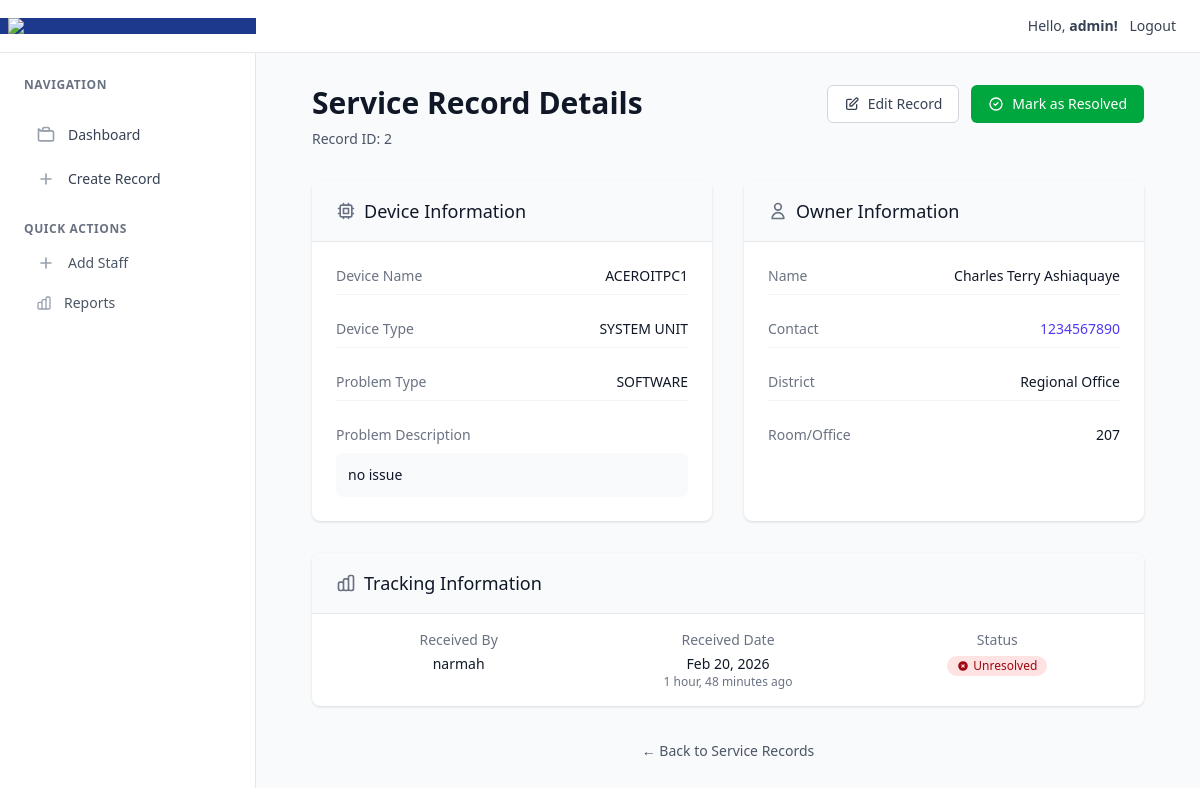
The page /records/2 (signed in) on the database its author committed.
### accounts/models.py (models this page shows)
class Staff(AbstractUser):
    phone_number = models.CharField(max_length=10, blank=False)
    other_names = models.CharField(max_length=255, blank=True)
    force_password_change = models.BooleanField(default=False, blank=True)
    def __str__(self):
        return self.username

### service_tracker/models.py (models this page shows, shortened)
class ServiceRecord(models.Model):
    class DeviceType(models.TextChoices):
        AIO = 'aio', 'AIO'
        LAPTOP = 'laptop', 'Laptop'
        SYSTEM_UNIT = 'system unit', 'System Unit'
        MONITOR = 'monitor', 'Monitor'
        OTHER = 'other', 'Other'
    class ProblemType(models.TextChoices):
        NETWORK = 'network', 'Network'
        SOFTWARE = 'software', 'Software'
        HARDWARE = 'hardware', 'Hardware'
        OTHER = 'other', 'Other'
    class District(models.TextChoices):
        ADENTA = 'adenta', 'Adenta'
        LEGON = 'legon', 'Legon'
        TESHIE = 'teshie', 'Teshie'
        MAKOL = 'makola', 'Makola'
        ROMAN_RIDGE = 'roman ridge', 'Roman Ridge'
        DODOWA = 'dodowa', 'Dodowa'
        MAMPONG = 'mampong', 'Mampong'
        KWABENYA = 'kwabenya', 'Kwabenya'
        REGIONAL_OFFICE = 'regional office', 'Regional office'
    requester_name = models.CharField(max_length=100)
    requester_contact = models.CharField(max_length=10)
    device_name = models.CharField(max_length=50)
    device_type = models.CharField(choices=DeviceType.choices, default=DeviceType.SYSTEM_UNIT, max_length=20)
    problem_type = models.CharField(choices=ProblemType.choices , default=ProblemType.SOFTWARE, max_length=10)
    problem_desc = models.TextField(blank=True, null=True)
    district = models.CharField(choices=District.choices, default=District.REGIONAL_OFFICE, max_length=20)
    room_number= models.CharField(max_length=3, blank=True, null=True)
    received_at = models.DateTimeField(auto_now_add=True)
    returned_at = models.DateTimeField(blank=True, null=True)
    received_by = models.ForeignKey(User, on_delete=models.SET_NULL, blank=True, null=True, related_name='received_jobs')
    is_resolved = models.BooleanField(default=False)
    class Meta:
        ordering = ['-received_at']

### service_tracker/views.py (the view)
# urls.py: path('records/<int:pk>', views.detail, name='detail'),
@login_required
def detail(request, pk):
    record = get_object_or_404(ServiceRecord, pk=pk)
    return render(request, 'service_tracker/detail.html', {'record': record})

### service_tracker/templates/service_tracker/detail.html (shortened to what this page needs)
{% extends 'base.html' %}
{% block content %}
<div class="max-w-4xl mx-auto px-4 sm:px-6 lg:px-8 py-8">
        <div class="mb-8">
            <div class="flex justify-between items-start">
                <div>
                    <h1 class="text-3xl font-bold text-gray-900">Service Record Details</h1>
                    <p class="mt-2 text-sm text-gray-600">Record ID: {{ record.id }}</p>
                </div>
                <div class="flex space-x-3">
                    <a href="{% url 'service_tracker:edit' record.pk %}"
                       class="inline-flex items-center px-4 py-2 border border-gray-300 text-sm font-medium rounded-md text-gray-700 bg-white hover:bg-gray-50 focus:outline-none focus:ring-2 focus:ring-offset-2 focus:ring-indigo-500 transition-colors duration-200">
                        <svg class="w-4 h-4 mr-2" fill="none" stroke="currentColor" viewBox="0 0 24 24">
                            <path stroke-linecap="round" stroke-linejoin="round" stroke-width="2" d="M11 5H6a2 2 0 00-2 2v11a2 2 0 002 2h11a2 2 0 002-2v-5m-1.414-9.414a2 2 0 112.828 2.828L11.828 15H9v-2.828l8.586-8.586z"></path>
                        </svg>
                        Edit Record
                    </a>
                    {% if not record.is_resolved %}
                    <form action="{% url 'service_tracker:mark-resolved' record.pk %}" method="post" class="inline">
                        <button type="submit"
                                class="inline-flex items-center px-4 py-2 border border-transparent text-sm font-medium rounded-md text-white bg-green-600 hover:bg-green-700 focus:outline-none focus:ring-2 focus:ring-offset-2 focus:ring-green-500 transition-colors duration-200">
                            <svg class="w-4 h-4 mr-2" fill="none" stroke="currentColor" viewBox="0 0 24 24">
                                <path stroke-linecap="round" stroke-linejoin="round" stroke-width="2" d="M9 12l2 2 4-4m6 2a9 9 0 11-18 0 9 9 0 0118 0z"></path>
                            </svg>
                            Mark as Resolved
                        </button>
                    </form>
                    {% endif %}
                </div>
            </div>
        </div>
        <div class="grid grid-cols-1 lg:grid-cols-2 gap-8">
            <div class="bg-white shadow-sm rounded-lg overflow-hidden">
                <div class="px-6 py-4 bg-gray-50 border-b border-gray-200">
                    <h2 class="text-lg font-medium text-gray-900 flex items-center">
                        <svg class="w-5 h-5 mr-2 text-gray-500" fill="none" stroke="currentColor" viewBox="0 0 24 24">
                            <path stroke-linecap="round" stroke-linejoin="round" stroke-width="2" d="M9 3v2m6-2v2M9 19v2m6-2v2M5 9H3m2 6H3m18-6h-2m2 6h-2M7 19h10a2 2 0 002-2V7a2 2 0 00-2-2H7a2 2 0 00-2 2v10a2 2 0 002 2zM9 9h6v6H9V9z"></path>
                        </svg>
                        Device Information
                    </h2>
                </div>
                <div class="px-6 py-4 space-y-4">
                    <div class="flex justify-between items-center py-2 border-b border-gray-100">
                        <span class="text-sm font-medium text-gray-500">Device Name</span>
                        <span class="text-sm text-gray-900">{{ record.device_name|upper }}</span>
                    </div>
                    <div class="flex justify-between items-center py-2 border-b border-gray-100">
                        <span class="text-sm font-medium text-gray-500">Device Type</span>
                        <span class="text-sm text-gray-900">{{ record.device_type|upper }}</span>
                    </div>
                    <div class="flex justify-between items-center py-2 border-b border-gray-100">
                        <span class="text-sm font-medium text-gray-500">Problem Type</span>
                        <span class="text-sm text-gray-900">{{ record.problem_type|upper }}</span>
                    </div>
                    <div class="py-2">
                        <span class="text-sm font-medium text-gray-500 block mb-2">Problem Description</span>
                        <p class="text-sm text-gray-900 bg-gray-50 rounded-md p-3">{{ record.problem_desc }}</p>
                    </div>
                </div>
            </div>
            <div class="bg-white shadow-sm rounded-lg overflow-hidden">
                <div class="px-6 py-4 bg-gray-50 border-b border-gray-200">
                    <h2 class="text-lg font-medium text-gray-900 flex items-center">
                        <svg class="w-5 h-5 mr-2 text-gray-500" fill="none" stroke="currentColor" viewBox="0 0 24 24">
                            <path stroke-linecap="round" stroke-linejoin="round" stroke-width="2" d="M16 7a4 4 0 11-8 0 4 4 0 018 0zM12 14a7 7 0 00-7 7h14a7 7 0 00-7-7z"></path>
                        </svg>
                        Owner Information
                    </h2>
                </div>
                <div class="px-6 py-4 space-y-4">
                    <div class="flex justify-between items-center py-2 border-b border-gray-100">
                        <span class="text-sm font-medium text-gray-500">Name</span>
                        <span class="text-sm text-gray-900">{{ record.requester_name }}</span>
                    </div>
                    <div class="flex justify-between items-center py-2 border-b border-gray-100">
                        <span class="text-sm font-medium text-gray-500">Contact</span>
                        <a href="tel:{{ record.requester_contact }}"
                           class="text-sm text-indigo-600 hover:text-indigo-800 transition-colors duration-200">
                            {{ record.requester_contact }}
                        </a>
                    </div>
                    <div class="flex justify-between items-center py-2 border-b border-gray-100">
                        <span class="text-sm font-medium text-gray-500">District</span>
                        <span class="text-sm text-gray-900">{{ record.district|title }}</span>
                    </div>
                    <div class="flex justify-between items-center py-2">
                        <span class="text-sm font-medium text-gray-500">Room/Office</span>
                        <span class="text-sm text-gray-900">{{ record.room_number|default:'--' }}</span>
                    </div>
                </div>
            </div>
            <div class="bg-white shadow-sm rounded-lg overflow-hidden lg:col-span-2">
                <div class="px-6 py-4 bg-gray-50 border-b border-gray-200">
                    <h2 class="text-lg font-medium text-gray-900 flex items-center">
                        Tracking Information
                    </h2>
                </div>
                <div class="px-6 py-4">
                    <div class="grid grid-cols-1 md:grid-cols-3 gap-6">
                        <div class="text-center">
                            <div class="text-sm font-medium text-gray-500 mb-1">Received By</div>
                            <div class="text-sm text-gray-900">{{ record.received_by }}</div>
                        </div>
                        <div class="text-center">
                            <div class="text-sm font-medium text-gray-500 mb-1">Received Date</div>
                            <div class="text-sm text-gray-900">{{ record.received_at|date:"M d, Y" }}</div>
                            <div class="text-xs text-gray-500">{{ record.received_at|timesince }} ago</div>
                        </div>
                        <div class="text-center">
                            <div class="text-sm font-medium text-gray-500 mb-1">Status</div>
                            <div class="mt-1">
                                {% if record.is_resolved %}
                                <span class="inline-flex items-center px-2.5 py-0.5 rounded-full text-xs font-medium bg-green-100 text-green-800">
                                    <svg class="w-3 h-3 mr-1" fill="currentColor" viewBox="0 0 20 20">
                                        <path fill-rule="evenodd" d="M16.707 5.293a1 1 0 010 1.414l-8 8a1 1 0 01-1.414 0l-4-4a1 1 0 011.414-1.414L8 12.586l7.293-7.293a1 1 0 011.414 0z" clip-rule="evenodd"></path>
                                    </svg>
                                    Resolved
                                </span>
                                {% else %}
                                <span class="inline-flex items-center px-2.5 py-0.5 rounded-full text-xs font-medium bg-red-100 text-red-800">
                                    Unresolved
                                </span>
                                {% endif %}
                            </div>
                        </div>
                    </div>
                </div>
            </div>
        </div>
        <div class="mt-8 text-center">
            <a href="{% url 'service_tracker:index' %}"
               class="text-sm text-gray-600 hover:text-gray-900 transition-colors duration-200">
                ← Back to Service Records
            </a>
        </div>
    </div>
{% endblock %}

### templates/partials/_navbar.html
<nav class="bg-white shadow-sm border-b border-gray-200 flex justify-between items-center shrink-0">
    <div class="bg-blue-900 px-2">
        <img src="https://ecg.com.gh/images/site/ecg_logo.png" class="w-60" />
    </div>
    <div class="text-sm px-6 py-4 text-gray-700 font-medium space-x-2">
        Hello, <b>{{request.user.username|default:"Guest"}}!</b>
        <span>
            {% if not request.user.is_authenticated %}
            <a href="{% url 'accounts:login' %}">Login</a>
            {% else %}
            <button onclick="document.getElementById('logout-modal').classList.remove('hidden')">Logout</button>
            {% endif %}
        </span>
    </div>
</nav>

### src/css/style.css (style rules this page uses)
html, body { overflow-x: hidden; }

### rows shown on the page
Staff: user.username "admin"
ServiceRecord: id "2", device_name "ACEROITPC1", device_type "SYSTEM UNIT", problem_type "SOFTWARE", problem_desc "no issue", requester_name "Charles Terry Ashiaquaye", requester_contact "1234567890", district "Regional Office", room_number "207", received_by "narmah", received_at "Feb 20, 2026", received_at "1 hour, 48 minutes"
